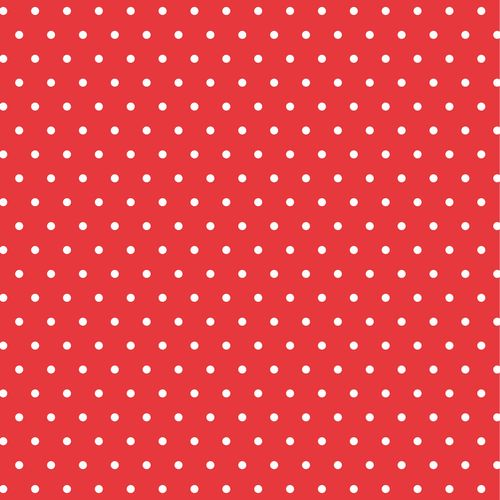
#> input picture image/material-images/test.jpeg, 500 x 500 px
$ python test.py
#> lines starting #> are read from the running program, lines starting #| are printed output that depends on the picture
import matplotlib.pyplot as plt
import cv2

# cv2.imread()接口读图像，读进来直接是BGR 格式数据格式在 0~255，通道格式为(W,H,C)
img_BGR = cv2.imread('material-images/test.jpeg')
#> img_BGR is the input picture: shape (500, 500, 3); mean B, G, R 73.6, 69, 231.1
plt.subplot(2, 2, 1)
plt.imshow(img_BGR)
plt.axis('off')
plt.title('BGR')

img_RGB = cv2.cvtColor(img_BGR, cv2.COLOR_BGR2RGB)
plt.subplot(2, 2, 2)
plt.imshow(img_RGB)
plt.axis('off')
plt.title('RGB')

img_GRAY = cv2.cvtColor(img_BGR, cv2.COLOR_BGR2GRAY)
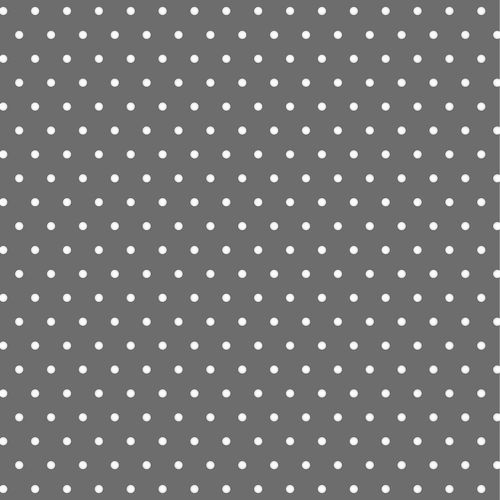
#> img_GRAY: shape (500, 500); min 71, max 255, mean 118
print(img_BGR.shape)
#| (500, 500, 3)
print(img_GRAY.shape)
#| (500, 500)
print(type(img_GRAY))
#| <class 'numpy.ndarray'>
print(img_GRAY.astype)
#> (printed output is left out)

print(img_GRAY.dtype.name, img_BGR.dtype.name)
#| uint8 uint8

from skimage import io, data

img = data.chelsea()
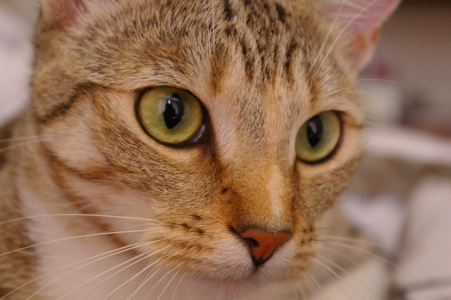
#> input picture skimage.data.chelsea(), 451 x 300 px
#> img is the input picture: shape (300, 451, 3); mean R, G, B 147.7, 111.4, 86.8
print(img.dtype.name)
#| uint8

plt.subplot(2, 2, 3);
plt.imshow(img_GRAY);
plt.axis('off');
plt.title('GRAY')

img_HSV = cv2.cvtColor(img_BGR, cv2.COLOR_BGR2HSV)
#> img_HSV: shape (500, 500, 3); mean H, S, V 130, 180.4, 231.2
plt.subplot(2, 2, 4);
plt.imshow(img_HSV);
plt.axis('off');
plt.title('HSV')
plt.show()
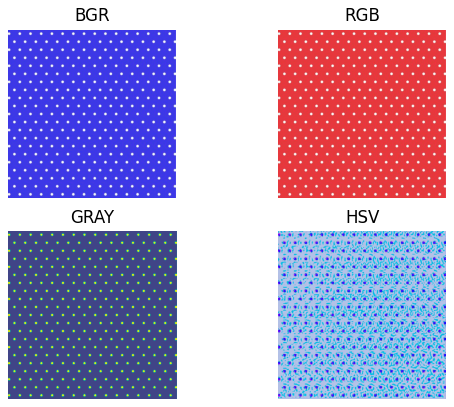
#> figure drawn by matplotlib, 4 panels; B, G, R data is drawn as R, G, B
